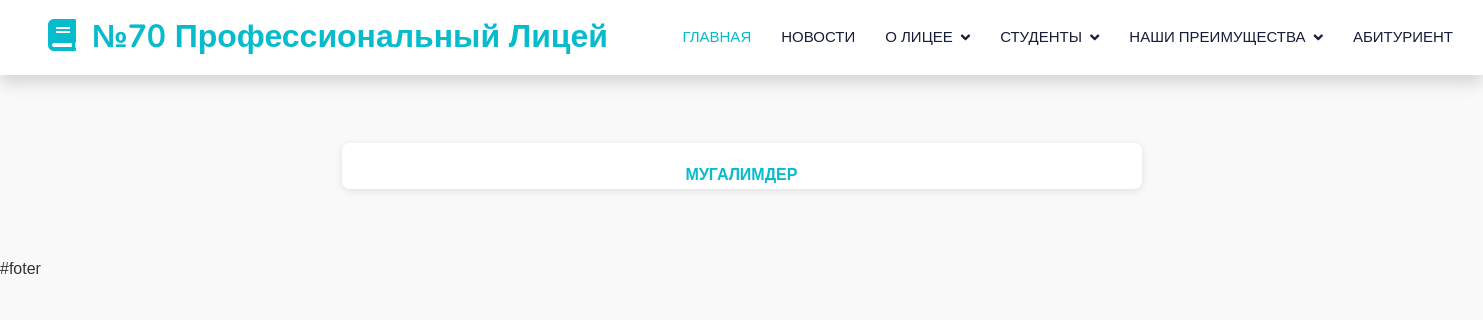
/content/team, run on an earlier commit of the app's database.
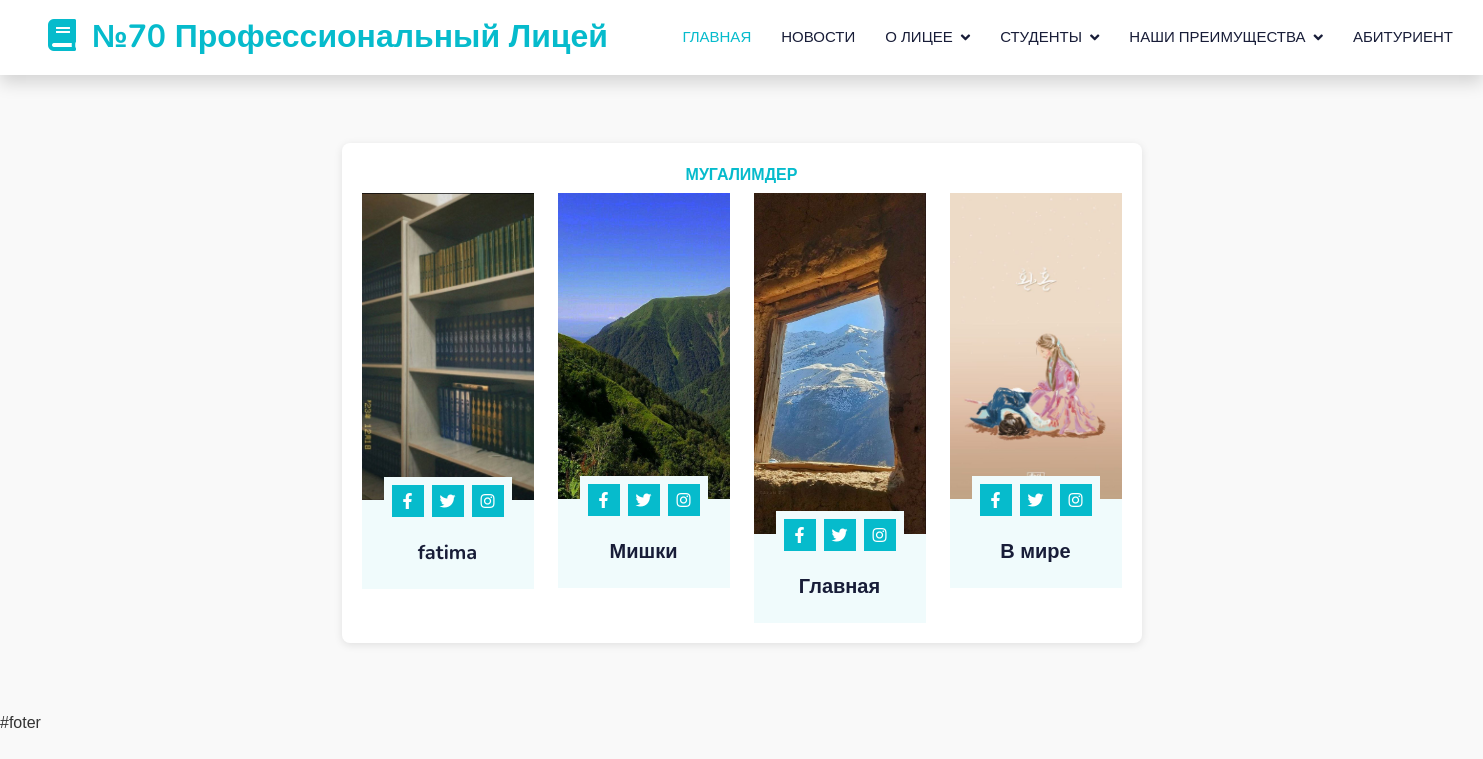
And on a later commit of the database.
### content/models.py (models this page shows, shortened)
class Pedagog(models.Model):
    name = models.CharField(max_length=100, verbose_name='Имя педагога')
    image = models.ImageField(upload_to='pedagogs/', blank=True, null=True, verbose_name='Изображение педагога')
    discription = models.TextField(blank=True, null=True, verbose_name='Описание педагога')

### content/views.py (the view)
# urls.py: path('team', views.team, name='team'),
def team(request):
    context = {
    'pedagogs': Pedagog.objects.all(),
    }
    return render(request, 'content/team.html', context)

### content/templates/content/team.html (shortened to what this page needs)
{% extends 'luceum/base.html' %}
{% load static %}
{% block content %}
    <div class="container-xxl py-5">
        <div class="container">
            <div class="text-center wow fadeInUp" data-wow-delay="0.1s">
                <h6 class="section-title bg-white text-center text-primary px-3">Мугалимдер</h6>
            </div>
            <div class="row g-4">
                           {% for ped in pedagogs %}
                <div class="col-lg-3 col-md-6 wow fadeInUp" data-wow-delay="0.1s">
                    <div class="team-item bg-light">
                        <div class="overflow-hidden">
                            <img class="img-fluid" src="{{ ped.image.url}}" alt="">
                        </div>
                        <div class="position-relative d-flex justify-content-center" style="margin-top: -23px;">
                            <div class="bg-light d-flex justify-content-center pt-2 px-1">
                                <a class="btn btn-sm-square btn-primary mx-1" href=""><i class="fab fa-facebook-f"></i></a>
                                <a class="btn btn-sm-square btn-primary mx-1" href=""><i class="fab fa-twitter"></i></a>
                                <a class="btn btn-sm-square btn-primary mx-1" href=""><i class="fab fa-instagram"></i></a>
                            </div>
                        </div>
                        <div class="text-center p-4">
                            <h5 class="mb-0">{{ ped.name }}</h5>
                        </div>
                    </div>
                </div>
   {% endfor %}
            </div>
        </div>
    </div>
    {% endblock %}

### luceum/templates/luceum/base.html (shortened to what this page needs)
{% load static %}
<!DOCTYPE html>
<html lang="en">
<head>
<link href="https://cdnjs.cloudflare.com/ajax/libs/font-awesome/5.10.0/css/all.min.css" rel="stylesheet">
<link href="https://cdn.jsdelivr.net/npm/bootstrap-icons@1.4.1/font/bootstrap-icons.css" rel="stylesheet">
<link href="{% static 'lib/animate/animate.min.css' %}" rel="stylesheet">
<link href="{% static 'lib/owlcarousel/assets/owl.carousel.min.css' %}" rel="stylesheet">
<link href="{% static 'css/bootstrap.min.css' %}" rel="stylesheet">
<link href="{% static 'css/style.css' %}" rel="stylesheet">
</head>
<body>
 <nav class="navbar navbar-expand-lg bg-white navbar-light shadow sticky-top p-0">
    <a href="{% url 'index' %}" class="navbar-brand d-flex align-items-center px-4 px-lg-5">
        <h2 class="m-0 text-primary"><i class="fa fa-book me-3"></i>№70 Профессиональный Лицей</h2>
    </a>
    <div class="collapse navbar-collapse" id="navbarCollapse">
        <div class="navbar-nav ms-auto p-4 p-lg-0">
            <a href="{% url 'index' %}" class="nav-item nav-link active">Главная</a>
            <a href="{% url 'about' %}" class="nav-item nav-link">Новости</a>
            <div class="nav-item dropdown">
                <a href="#" class="nav-link dropdown-toggle" data-bs-toggle="dropdown">О лицее</a>
            </div>
            <div class="nav-item dropdown">
                <a href="#" class="nav-link dropdown-toggle" data-bs-toggle="dropdown">Студенты</a>
            </div>
                 <div class="nav-item dropdown">
                <a href="#" class="nav-link dropdown-toggle" data-bs-toggle="dropdown">Наши преимущества</a>
            </div>
            <a href="{% url 'contact' %}" class="nav-item nav-link">Абитуриент</a>
        </div>
    </div>
</nav>
    {% block content %}
    {% endblock %}
#foter
</body>
</html>

### luceum/static/css/style.css (style rules this page uses)
:root { --primary: #06BBCC; --light: #F0FBFC; --dark: #181d38; }
.btn { font-family: 'Nunito', sans-serif; font-weight: 600; transition: .5s; }
.btn.btn-primary, .btn.btn-secondary { color: #FFFFFF; }
.btn-sm-square { width: 32px; height: 32px; }
.btn-square, .btn-sm-square, .btn-lg-square { padding: 0; display: flex; align-items: center; justify-content: center; font-weight: normal; border-radius: 0px; }
.navbar .dropdown-toggle::after { border: none; content: "\f107"; font-family: "Font Awesome 5 Free"; font-weight: 900; vertical-align: middle; margin-left: 8px; }
.navbar-light .navbar-nav .nav-link { margin-right: 30px; padding: 25px 0; color: #FFFFFF; font-size: 15px; text-transform: uppercase; outline: none; }
.navbar-light .navbar-nav .nav-link:hover, .navbar-light .navbar-nav .nav-link.active { color: var(--primary); }
.navbar-light .navbar-brand, .navbar-light a.btn { height: 75px; }
.navbar-light .navbar-nav .nav-link { color: var(--dark); font-weight: 500; }
.navbar-light.sticky-top { top: -100px; transition: .5s; }
.section-title { position: relative; display: inline-block; text-transform: uppercase; }
.section-title::before { position: absolute; content: ""; width: calc(100% + 80px); height: 2px; top: 4px; left: -40px; background: var(--primary); z-index: -1; }
.section-title::after { position: absolute; content: ""; width: calc(100% + 120px); height: 2px; bottom: 5px; left: -60px; background: var(--primary); z-index: -1; }
.team-item img { transition: .5s; }
body { font-family: Arial, sans-serif; background-color: #f9f9f9; margin: 0; padding: 0; color: #333; }
.container { max-width: 800px; margin: 20px auto; background: #fff; padding: 20px; border-radius: 8px; box-shadow: 0 2px 8px rgba(0,0,0,0.1); }

What changed in the data, as far as the page shows it:
added Pedagog: image (picture), name "fatima"
added Pedagog: image (picture), name "Мишки"
added Pedagog: image (picture), name "Главная"
added Pedagog: image (picture), name "В мире"
